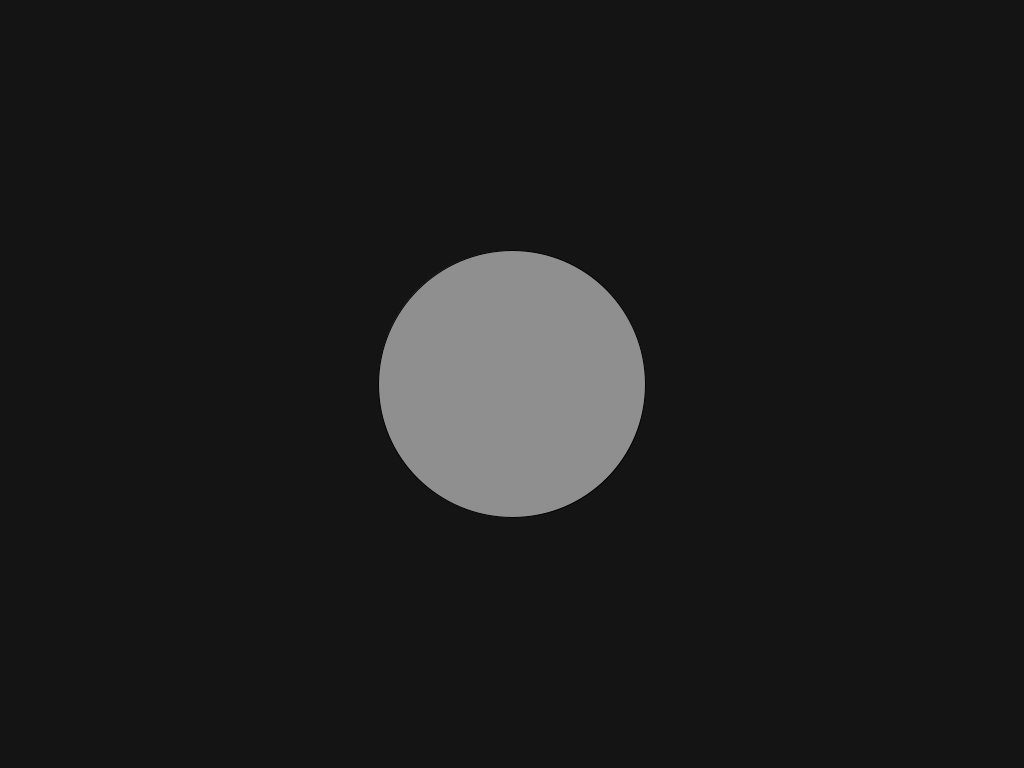
Frame 1 (no input)
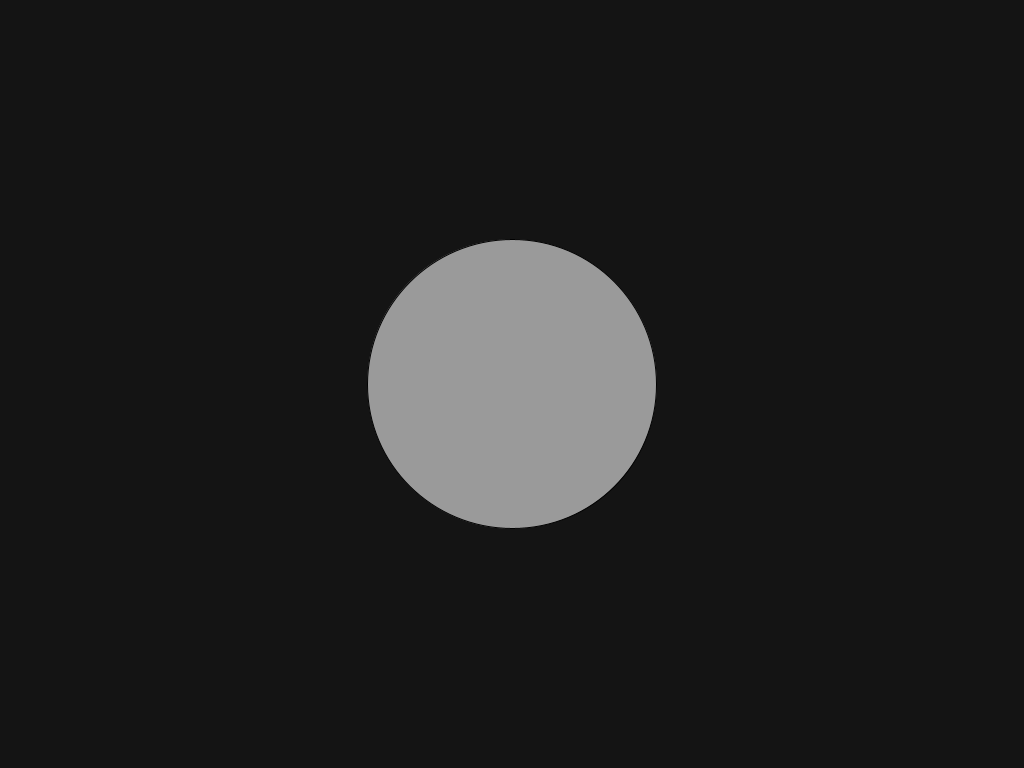
Frame 60 (the mouse pressed at the canvas centre just before this capture)
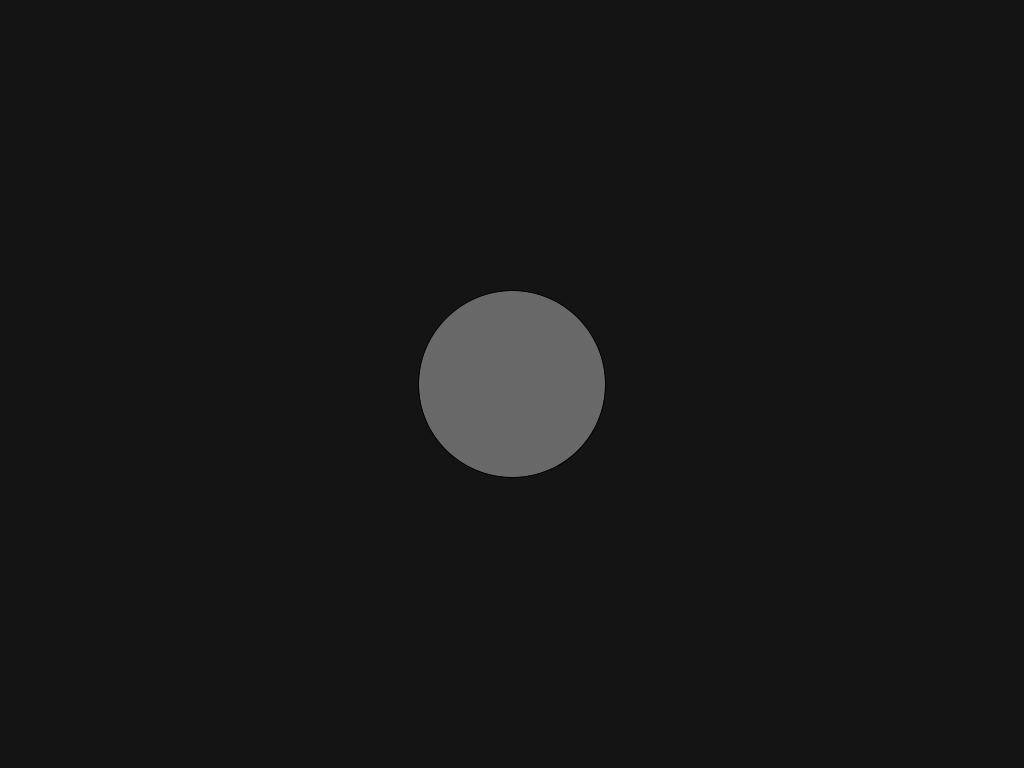
Frame 120 (the mouse held since frame 60 and released just before this capture)

The Processing sketch that drew these frames (run headless with seeded random() and noise(); from frame 60 on, the mouse is pressed at the canvas centre):

// Processing sketch: Trigonometry_4_SineSizeColour
// ── Trigonometry_4_SineSizeColour.pde
/*------------------------------------------------- 
 Sine Size Colour ::
 Try and map the value of the sin wave to different colour channels.
 */

float alpha;
float size;

//-------------------------------------------------
void setup() {
  size(1024, 768);
}

//-------------------------------------------------
void update() {

  float sinOfTime = sin(frameCount*0.05);
  size = map(sinOfTime, -1, 1, 10, 500);
  alpha = map(sinOfTime, -1, 1, 0, 255);
}

//-------------------------------------------------
void draw() {
  update();
  background(20);

  fill(255, alpha);
  ellipse(width/2, height/2, size, size);
}
